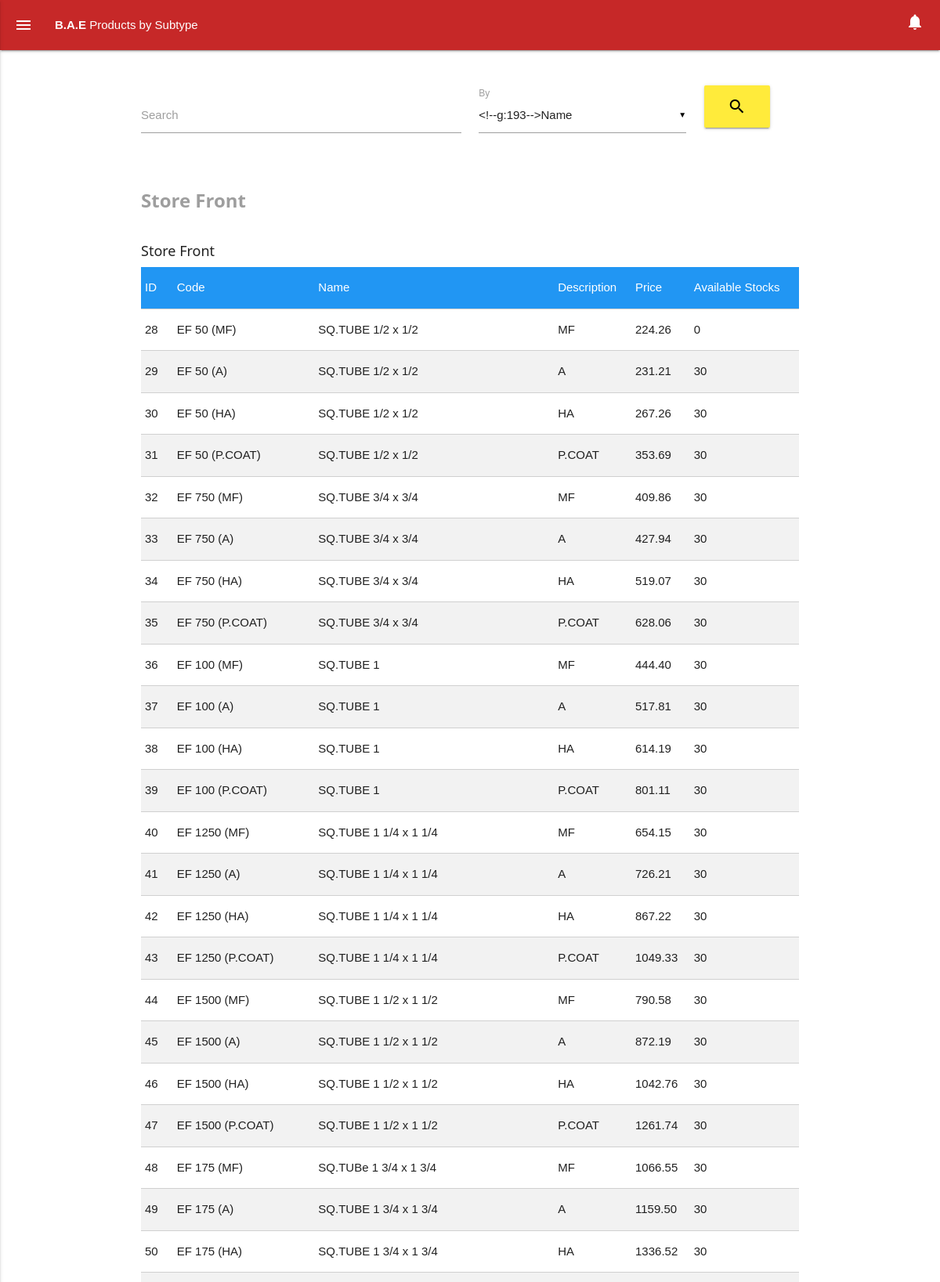
Screenshot of /by_subtype.php (signed in, upper part) with the database file from the repository.
### tables this page shows
CREATE TABLE IF NOT EXISTS `product` (
  `product_id` int(11) NOT NULL AUTO_INCREMENT,
  `product_code` varchar(50) NOT NULL,
  `name` varchar(50) NOT NULL,
  `description` varchar(100) NOT NULL,
  `product_subtype_id` varchar(200) NOT NULL,
  `price` varchar(200) NOT NULL,
  `available_stocks` varchar(200) NOT NULL,
  PRIMARY KEY (`product_id`),
  UNIQUE KEY `product_id` (`product_id`)
);

### src/_prepare/types.php (called while the page is built, shortened)
<?php
$types_array = array();
?>

### src/_prepare/subtypes.php (called while the page is built, shortened)
<?php
$subtypes_resulting_table = $mysqli->query("SELECT * FROM product_subtype");
$subtypes_array = array();
?>

### src/_prepare/products.php (called while the page is built, shortened)
<?php
if(empty($_REQUEST['q'])){
	$product_resulting_table = $mysqli->query("SELECT * FROM product");
} else {
	$q = $_REQUEST['q'];
	$by = "name";
	if(!empty($_REQUEST['by'])) $by = $_REQUEST['by'];
	$product_resulting_table = $mysqli->query("SELECT * FROM product WHERE $by LIKE '%$q%'");
}
$product_array = array();
?>

### src/by_subtype.php (the view, shortened to what this page needs)
<?php
include("_prepare/types.php");
include("_prepare/subtypes.php");
include("_prepare/products.php");
?>
<!Doctype html>
<html lang="en">
	<head>
		<?php include("_system/styles.php"); ?>
	</head>
	<body>
		<?php include("_contents/navbar.php"); ?>
		<div class="container">
		<br><br>
		<form>
			<div class="row">
				<div class="col s6">
					<div class="input-field">
						<input type='text' name='q' id='q' value='<?php if(!empty($_REQUEST['q'])) echo $_REQUEST['q']; ?>'>
						<label for='q'>Search</label>
					</div>
				</div>
				<div class="col s4">
					<div class="input-field">
						<label>By</label>
					</div>
				</div>
				<div class="col s2">
					<button type='submit' class='btn-large yellow waves-effect waves-light hoverable black-text'><i class='material-icons'>search</i></button>
				</div>
			</div>
		</form>
		<br>
		<?php
			foreach($types_array as $type){
				$type_name = $type['name'];
				$type_id = $type['product_type_id'];
				echo "
					<h3 class='grey-text darken-2'><b>$type_name</b></h3><br>
				";
				foreach($subtypes_array as $subtype){
					$st_pdct_id = $subtype['product_type_id'];
					if($st_pdct_id == $type_id){
						$subtype_name = $subtype['name'];
						$subtype_id = $subtype['product_subtype_id'];
						echo "
						<h5>$subtype_name</h5>
						<table border = 1 class='responsive-table highlight striped bordered'>
							<tr class='w3-blue'>
								<td>ID</td>
								<td>Code</td>
								<td>Name</td>
								<td>Description</td>
								<td>Price</td>
								<td>Available Stocks</td>
							</tr>
						";
						foreach($product_array as $product){
							$p_st_id = $product['product_subtype_id'];
							if($p_st_id == $subtype_id){
								$product_id = $product['product_id'];
								$product_code = $product['product_code'];
								$product_name = $product['product_name'];
								$product_description = $product['product_description'];
								$product_price = $product['product_price'];
								$product_available_stocks = $product['product_available_stocks'];
								echo "
								<tr>
									<td>$product_id</td>
									<td>$product_code</td>
									<td>$product_name</td>
									<td>$product_description</td>
									<td>$product_price</td>
									<td>$product_available_stocks</td>
								</tr>
								";
							}
						}
						echo "</table><br><br>";
					}
				}
			}
		?>
		</div><br><br><br><br>
	</body>
</html>

### src/styles/css/w3schools.css (style rules this page uses)
html { box-sizing:border-box }
*,*:before,*:after { box-sizing:inherit }
html { -ms-text-size-adjust:100%;-webkit-text-size-adjust:100% }
body { margin:0 }
button,input,select,textarea { font:inherit;margin:0 }
button,input { overflow:visible }
button,select { text-transform:none }
button,html [type=button],[type=reset],[type=submit] { -webkit-appearance:button }
html,body { font-family:Verdana,sans-serif;font-size:15px;line-height:1.5 }
html { overflow-x:hidden }
h3 { font-size:24px }
h5 { font-size:18px }
h1,h2,h3,h4,h5,h6 { font-family:"Segoe UI",Arial,sans-serif;font-weight:400;margin:10px 0 }
.w3-blue,.w3-hover-blue:hover { color:#fff!important;background-color:#2196F3!important }

### rows the page displays
product: product_id "28", product_code "EF 50 (MF)", name "SQ.TUBE 1/2 x 1/2", description "MF", price "224.26", available_stocks "0"
product: product_id "29", product_code "EF 50 (A)", name "SQ.TUBE 1/2 x 1/2", description "A", price "231.21", available_stocks "30"
product: product_id "30", product_code "EF 50 (HA)", name "SQ.TUBE 1/2 x 1/2", description "HA", price "267.26", available_stocks "30"
product: product_id "31", product_code "EF 50 (P.COAT)", name "SQ.TUBE 1/2 x 1/2", description "P.COAT", price "353.69", available_stocks "30"
product: product_id "32", product_code "EF 750 (MF)", name "SQ.TUBE 3/4 x 3/4", description "MF", price "409.86", available_stocks "30"
product: product_id "33", product_code "EF 750 (A)", name "SQ.TUBE 3/4 x 3/4", description "A", price "427.94", available_stocks "30"
product: product_id "34", product_code "EF 750 (HA)", name "SQ.TUBE 3/4 x 3/4", description "HA", price "519.07", available_stocks "30"
product: product_id "35", product_code "EF 750 (P.COAT)", name "SQ.TUBE 3/4 x 3/4", description "P.COAT", price "628.06", available_stocks "30"
product: product_id "36", product_code "EF 100 (MF)", name "SQ.TUBE 1", description "MF", price "444.40", available_stocks "30"
product: product_id "37", product_code "EF 100 (A)", name "SQ.TUBE 1", description "A", price "517.81", available_stocks "30"
product: product_id "38", product_code "EF 100 (HA)", name "SQ.TUBE 1", description "HA", price "614.19", available_stocks "30"
product: product_id "39", product_code "EF 100 (P.COAT)", name "SQ.TUBE 1", description "P.COAT", price "801.11", available_stocks "30"
product: product_id "40", product_code "EF 1250 (MF)", name "SQ.TUBE 1 1/4 x 1 1/4", description "MF", price "654.15", available_stocks "30"
product: product_id "41", product_code "EF 1250 (A)", name "SQ.TUBE 1 1/4 x 1 1/4", description "A", price "726.21", available_stocks "30"
product: product_id "42", product_code "EF 1250 (HA)", name "SQ.TUBE 1 1/4 x 1 1/4", description "HA", price "867.22", available_stocks "30"
product: product_id "43", product_code "EF 1250 (P.COAT)", name "SQ.TUBE 1 1/4 x 1 1/4", description "P.COAT", price "1049.33", available_stocks "30"
product: product_id "44", product_code "EF 1500 (MF)", name "SQ.TUBE 1 1/2 x 1 1/2", description "MF", price "790.58", available_stocks "30"
product: product_id "45", product_code "EF 1500 (A)", name "SQ.TUBE 1 1/2 x 1 1/2", description "A", price "872.19", available_stocks "30"
product: product_id "46", product_code "EF 1500 (HA)", name "SQ.TUBE 1 1/2 x 1 1/2", description "HA", price "1042.76", available_stocks "30"
product: product_id "47", product_code "EF 1500 (P.COAT)", name "SQ.TUBE 1 1/2 x 1 1/2", description "P.COAT", price "1261.74", available_stocks "30"
product: product_id "48", product_code "EF 175 (MF)", name "SQ.TUBe 1 3/4 x 1 3/4", description "MF", price "1066.55", available_stocks "30"
product: product_id "49", product_code "EF 175 (A)", name "SQ.TUBE 1 3/4 x 1 3/4", description "A", price "1159.50", available_stocks "30"
product: product_id "50", product_code "EF 175 (HA)", name "SQ.TUBE 1 3/4 x 1 3/4", description "HA", price "1336.52", available_stocks "30"

### other values shown
$site_name "B.A.E"
$activity_title "Products by Subtype"
$type_name "Store Front"
$subtype_name "Store Front"
